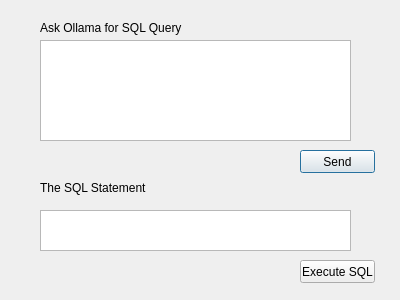
<?xml version="1.0" encoding="UTF-8"?>
<ui version="4.0">
 <class>OllamaChatPluginDialogBase</class>
 <widget class="QDialog" name="OllamaChatPluginDialogBase">
  <property name="geometry">
   <rect>
    <x>0</x>
    <y>0</y>
    <width>400</width>
    <height>300</height>
   </rect>
  </property>
  <property name="windowTitle">
   <string>Ollama Chat Assistant </string>
  </property>
  <widget class="QTextEdit" name="txtInput">
   <property name="geometry">
    <rect>
     <x>40</x>
     <y>40</y>
     <width>311</width>
     <height>101</height>
    </rect>
   </property>
  </widget>
  <widget class="QPushButton" name="btnSend">
   <property name="geometry">
    <rect>
     <x>300</x>
     <y>150</y>
     <width>75</width>
     <height>23</height>
    </rect>
   </property>
   <property name="text">
    <string>Send</string>
   </property>
  </widget>
  <widget class="QLabel" name="lblTitle">
   <property name="geometry">
    <rect>
     <x>40</x>
     <y>20</y>
     <width>181</width>
     <height>16</height>
    </rect>
   </property>
   <property name="text">
    <string>Ask Ollama for SQL Query</string>
   </property>
  </widget>
  <widget class="QTextEdit" name="txtSQLPreview">
   <property name="geometry">
    <rect>
     <x>40</x>
     <y>210</y>
     <width>311</width>
     <height>41</height>
    </rect>
   </property>
  </widget>
  <widget class="QPushButton" name="btnExecuteSQL">
   <property name="geometry">
    <rect>
     <x>300</x>
     <y>260</y>
     <width>75</width>
     <height>23</height>
    </rect>
   </property>
   <property name="text">
    <string>Execute SQL</string>
   </property>
  </widget>
  <widget class="QLabel" name="sqlLabel">
   <property name="geometry">
    <rect>
     <x>40</x>
     <y>180</y>
     <width>111</width>
     <height>16</height>
    </rect>
   </property>
   <property name="text">
    <string>The SQL Statement</string>
   </property>
  </widget>
 </widget>
 <resources/>
 <connections/>
</ui>
